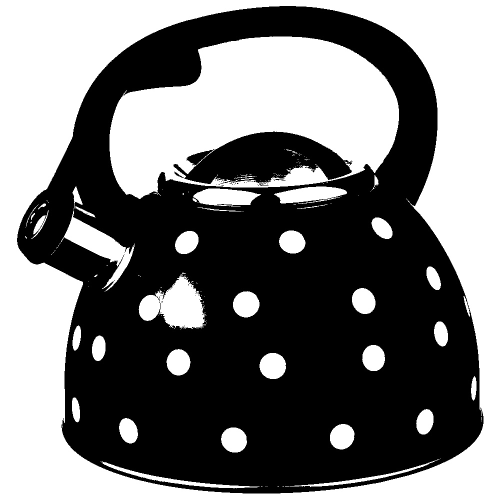
#> input picture image_thres1.jpg, 1000 x 1000 px, given in place of the camera (shown at 1/2 size)
$ jupyter execute 'acm-2022-sem8-vision (4).ipynb'   (older library calls are emulated)
#> lines starting #> are read from the running program, lines starting #| are printed output that depends on the picture
[cell 1]
import cv2
import numpy as np

cam = cv2.VideoCapture(0)

success, frame = cam.read()
#> frame is the input picture: shape (1000, 1000, 3); min 0, max 255, mean 118.7

#print(success, frame.shape, type(frame[10, 20, 1]))

while (True):
    #read
    success, frame = cam.read()

    #process
    #frame[200:600, 300:700, :] = 100
    #frame = 255 - frame

    if (np.random.randint(4) == 3):
        frame[100:700, 100:1200, 1] = frame[120:720, 130:1230, 1]

    #if (np.random.randint(3) == 2):
    #    frame[:, :, 2] = frame[:, :, 1]

    if (np.random.randint(3) == 2):
        frame[:, 100:200, :] = 255 - frame[:, 100:200, :]

    #output
    cv2.imshow("frame", frame)

    #process keyboard
    key = cv2.waitKey(50) & 0xFF
#> (key q is pressed here)

    if (key == ord('q')):
        break

cv2.waitKey(0)
cam.release()
cv2.destroyAllWindows()
cv2.waitKey(10)

[cell 2]
import cv2
import numpy as np

cam = cv2.VideoCapture(0)

success, frame = cam.read()

def nothing(x):
    pass

cv2.namedWindow("mask")

#(37, 43, 69) (185, 189, 231)

cv2.createTrackbar('lh', "mask", 37, 255, nothing)
cv2.createTrackbar('ls', "mask", 43, 255, nothing)
cv2.createTrackbar('lv', "mask", 69, 255, nothing)
cv2.createTrackbar('hh', "mask", 185, 255, nothing)
cv2.createTrackbar('hs', "mask", 189, 255, nothing)
cv2.createTrackbar('hv', "mask", 231, 255, nothing)

while (True):
    #read
    success, frame_ = cam.read()

    frame = cv2.resize(frame_, (640, 360))
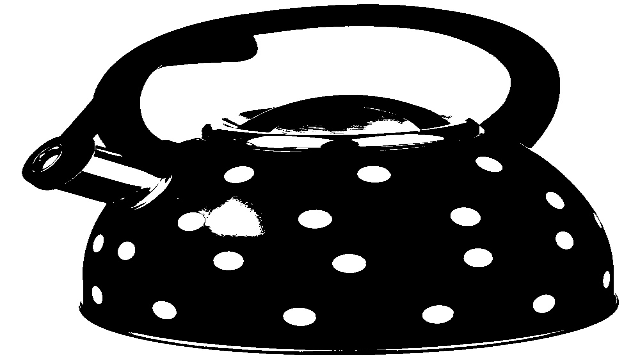
#> frame: shape (360, 640, 3); min 0, max 255, mean 118.7

    #process
    hsv  = cv2.cvtColor(frame, cv2.COLOR_RGB2HSV)
#> hsv: shape (360, 640, 3); mean H, S, V 0, 0, 118.7

    lh = cv2.getTrackbarPos('lh', "mask")
    ls = cv2.getTrackbarPos('ls', "mask")
    lv = cv2.getTrackbarPos('lv', "mask")
    hh = cv2.getTrackbarPos('hh', "mask")
    hs = cv2.getTrackbarPos('hs', "mask")
    hv = cv2.getTrackbarPos('hv', "mask")

    lb = (lh, ls, lv)
    hb = (hh, hs, hv)

    #print(lb, hb)

    mask = cv2.inRange(hsv, lb, hb)
#> mask: shape (360, 640); every value is 0

    #ksz = 3
    #kernel = np.ones((ksz, ksz), np.uint8)

    clear = mask#cv2.morphologyEx(mask, cv2.MORPH_OPEN, kernel)

    connectivity = 4
    # Perform the operation
    output = cv2.connectedComponentsWithStats(clear, connectivity, cv2.CV_32S)
    # Get the results
    # The first cell is the number of labels
    num_labels = output[0]
#> num_labels = 1
    # The second cell is the label matrix
    labels = output[1]
#> labels: shape (360, 640) int32; every value is 0
    # The third cell is the stat matrix
    stats = output[2]
#> stats = [[0, 0, 640, 360, 230400]]
    # The fourth cell is the centroid matrix
    #centroids = output[3]

    for i in range(num_labels):
        if (stats[i, cv2.CC_STAT_AREA] < 10000):
            clear[np.where(labels == i)] = 0

    print("")

    #output
    #cv2.imshow("frame", frame)
    #cv2.imshow("hsv", hsv)

    concat = np.concatenate((mask, clear), axis=0)
#> concat: shape (720, 640); every value is 0

    frame[:, :, 1] += clear // 3
    cv2.imshow("highlighted", frame)
    cv2.imshow("mask", concat)
    # [6 lines of commented-out code are left out]
    key = cv2.waitKey(200) & 0xFF
#> (key q is pressed here)

    if (key == ord('q')):
        break

cv2.waitKey(0)
cam.release()
cv2.destroyAllWindows()
cv2.waitKey(10)
